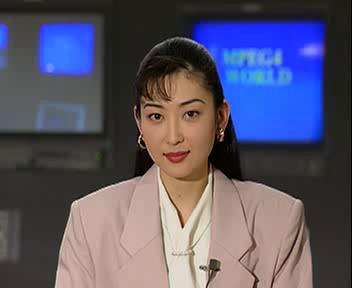
#> input picture 29_face_detection/images/akiyo.bmp, 352 x 288 px
$ python 3_eye.py
#> lines starting #> are read from the running program, lines starting #| are printed output that depends on the picture; after the words box and inside, x2 and y2 are one past the last pixel; in counts of white or black regions, pixels touching at a corner belong together
import numpy as np
import cv2

face_cascade = cv2.CascadeClassifier('haarcascade_frontalface_default.xml')
eye_cascade = cv2.CascadeClassifier('haarcascade_eye.xml')

image = cv2.imread('./images/akiyo.bmp')
#> image is the input picture: shape (288, 352, 3); mean B, G, R 104.1, 86, 89.3
gray = cv2.cvtColor(image, cv2.COLOR_BGR2GRAY)
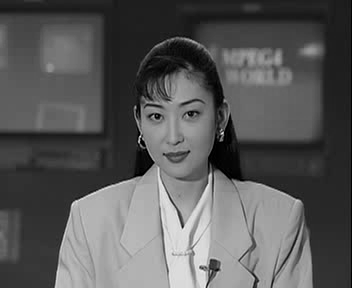
#> gray: shape (288, 352); min 0, max 241, mean 89

faces = face_cascade.detectMultiScale(gray, 1.3, 5)
#> faces = [[128, 79, 98, 98]]
for (x,y,w,h) in faces:
    image = cv2.rectangle(image,(x,y),(x+w,y+h),(255,0,0),2)
    roi_gray = gray[y:y+h, x:x+w]
    roi_color = image[y:y+h, x:x+w]
    eyes = eye_cascade.detectMultiScale(roi_gray)
    for (ex,ey,ew,eh) in eyes:
        cv2.rectangle(roi_color,(ex,ey),(ex+ew,ey+eh),(0,255,0),2)
#> this loop made 1 pass
#> (x, y, w, h, eyes) on pass 1: (128, 79, 98, 98, [[48, 22, 27, 27], [16, 25, 24, 24]])
#> pass 1, `image = cv2.rectangle(image,(x,y),(x+w,y+h),(255,0,0),2)`:
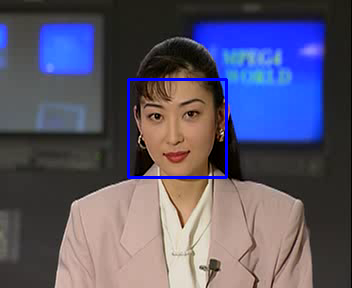
#> image: shape (288, 352, 3); 1.16% of pixels changed, all inside (x1, y1, x2, y2) = (127, 78, 228, 179)
#> pass 1, `roi_gray = gray[y:y+h, x:x+w]`:
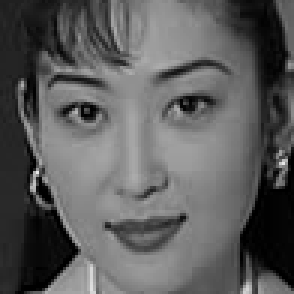
#> roi_gray: shape (98, 98) (shown 3 times larger); min 0, max 233, mean 92.5
#> pass 1, `roi_color = image[y:y+h, x:x+w]`:
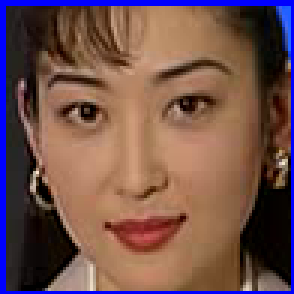
#> roi_color: shape (98, 98, 3) (shown 3 times larger); mean B, G, R 77, 81.4, 113.3
#> after the loop:
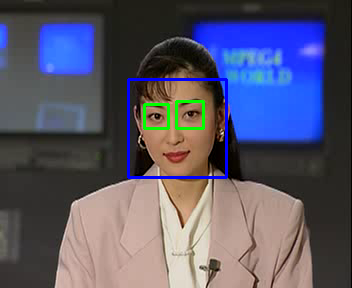
#> image: shape (288, 352, 3); 0.6% of pixels changed, all inside (x1, y1, x2, y2) = (143, 100, 205, 130)
#> after the loop:
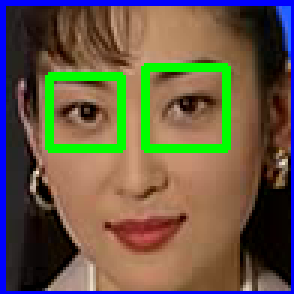
#> roi_color: shape (98, 98, 3) (shown 3 times larger); 6.29% of pixels changed, all inside (x1, y1, x2, y2) = (15, 21, 77, 51)

cv2.imshow('image',image)
cv2.waitKey(0)
cv2.destroyAllWindows()

$ run again, with 29_face_detection/images/group_photo1.jpg saved as 29_face_detection/images/akiyo.bmp
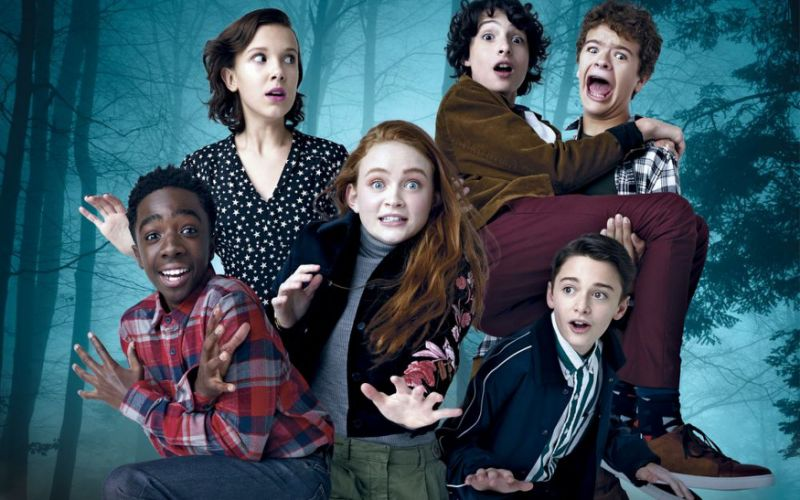
#> input picture 29_face_detection/images/group_photo1.jpg, 800 x 500 px
#> image is the input picture: shape (500, 800, 3); mean B, G, R 93.4, 81.9, 59.5
#> faces = [[462, 10, 78, 78], [234, 27, 82, 82], [537, 254, 93, 93], [343, 143, 100, 100]]
#> the loop `for (x,y,w,h) in faces:` made 4 passes
#> (x, y, w, h, eyes) on passes 1 to 4: (462, 10, 78, 78, [[16, 16, 22, 22], [30, 47, 23, 23]]), (234, 27, 82, 82, [[14, 18, 25, 25], [44, 20, 23, 23]]), (537, 254, 93, 93, [[20, 24, 23, 23], [51, 29, 24, 24], [29, 58, 26, 26]]), (343, 143, 100, 100, [[20, 27, 27, 27], [56, 29, 25, 25], [38, 62, 27, 27]])
#> pass 1, `roi_color = image[y:y+h, x:x+w]`:
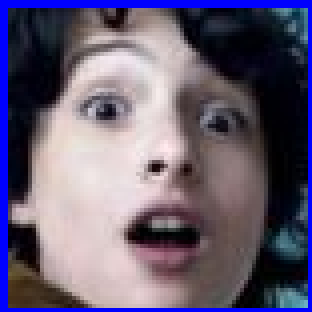
#> roi_color: shape (78, 78, 3) (shown 4 times larger); mean B, G, R 115.9, 93.3, 102.3
#> after the loop `for (x,y,w,h) in faces:`:
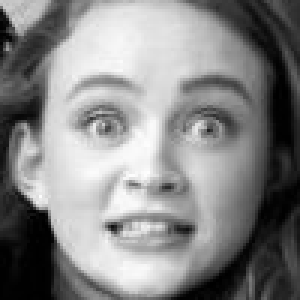
#> roi_gray: shape (100, 100) (shown 3 times larger); min 0, max 254, mean 134
